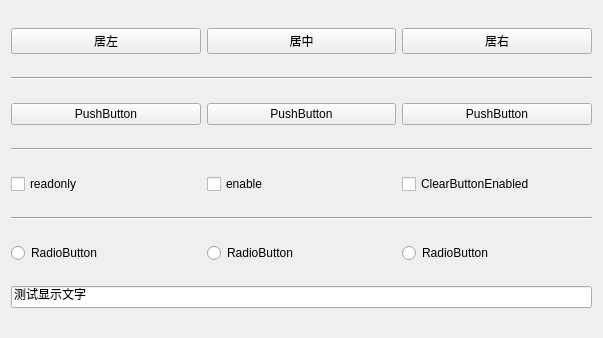
<?xml version="1.0" encoding="UTF-8"?>
<ui version="4.0">
 <class>Widget</class>
 <widget class="QWidget" name="Widget">
  <property name="geometry">
   <rect>
    <x>0</x>
    <y>0</y>
    <width>603</width>
    <height>338</height>
   </rect>
  </property>
  <property name="windowTitle">
   <string>Widget</string>
  </property>
  <layout class="QVBoxLayout" name="verticalLayout">
   <item>
    <layout class="QHBoxLayout" name="horizontalLayout">
     <item>
      <widget class="QPushButton" name="pushButton_locleft">
       <property name="text">
        <string>居左</string>
       </property>
      </widget>
     </item>
     <item>
      <widget class="QPushButton" name="pushButton_locmid">
       <property name="text">
        <string>居中</string>
       </property>
      </widget>
     </item>
     <item>
      <widget class="QPushButton" name="pushButton_locright">
       <property name="text">
        <string>居右</string>
       </property>
      </widget>
     </item>
    </layout>
   </item>
   <item>
    <widget class="Line" name="line">
     <property name="orientation">
      <enum>Qt::Horizontal</enum>
     </property>
    </widget>
   </item>
   <item>
    <layout class="QHBoxLayout" name="horizontalLayout_2">
     <item>
      <widget class="QPushButton" name="pushButton_4">
       <property name="text">
        <string>PushButton</string>
       </property>
       <property name="autoExclusive">
        <bool>true</bool>
       </property>
      </widget>
     </item>
     <item>
      <widget class="QPushButton" name="pushButton_6">
       <property name="text">
        <string>PushButton</string>
       </property>
      </widget>
     </item>
     <item>
      <widget class="QPushButton" name="pushButton_5">
       <property name="text">
        <string>PushButton</string>
       </property>
      </widget>
     </item>
    </layout>
   </item>
   <item>
    <widget class="Line" name="line_2">
     <property name="orientation">
      <enum>Qt::Horizontal</enum>
     </property>
    </widget>
   </item>
   <item>
    <layout class="QHBoxLayout" name="horizontalLayout_3">
     <item>
      <widget class="QCheckBox" name="checkBox_readonly">
       <property name="text">
        <string>readonly</string>
       </property>
      </widget>
     </item>
     <item>
      <widget class="QCheckBox" name="checkBox_enable">
       <property name="text">
        <string>enable</string>
       </property>
      </widget>
     </item>
     <item>
      <widget class="QCheckBox" name="checkBox_3">
       <property name="text">
        <string>ClearButtonEnabled</string>
       </property>
      </widget>
     </item>
    </layout>
   </item>
   <item>
    <widget class="Line" name="line_3">
     <property name="orientation">
      <enum>Qt::Horizontal</enum>
     </property>
    </widget>
   </item>
   <item>
    <layout class="QHBoxLayout" name="horizontalLayout_4">
     <item>
      <widget class="QRadioButton" name="radioButton">
       <property name="text">
        <string>RadioButton</string>
       </property>
      </widget>
     </item>
     <item>
      <widget class="QRadioButton" name="radioButton_2">
       <property name="text">
        <string>RadioButton</string>
       </property>
      </widget>
     </item>
     <item>
      <widget class="QRadioButton" name="radioButton_3">
       <property name="text">
        <string>RadioButton</string>
       </property>
      </widget>
     </item>
    </layout>
   </item>
   <item>
    <widget class="QLineEdit" name="lineEdit">
     <property name="text">
      <string>测试显示文字</string>
     </property>
    </widget>
   </item>
  </layout>
 </widget>
 <resources/>
 <connections/>
</ui>
